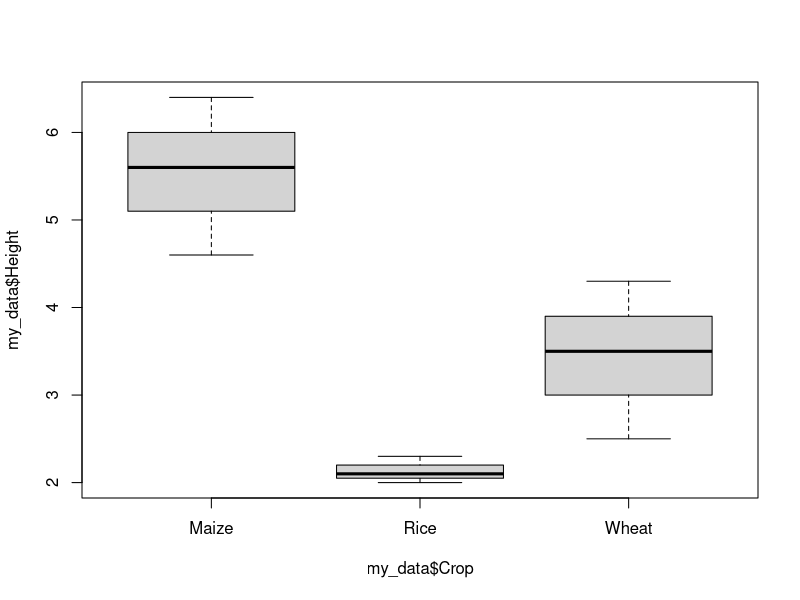
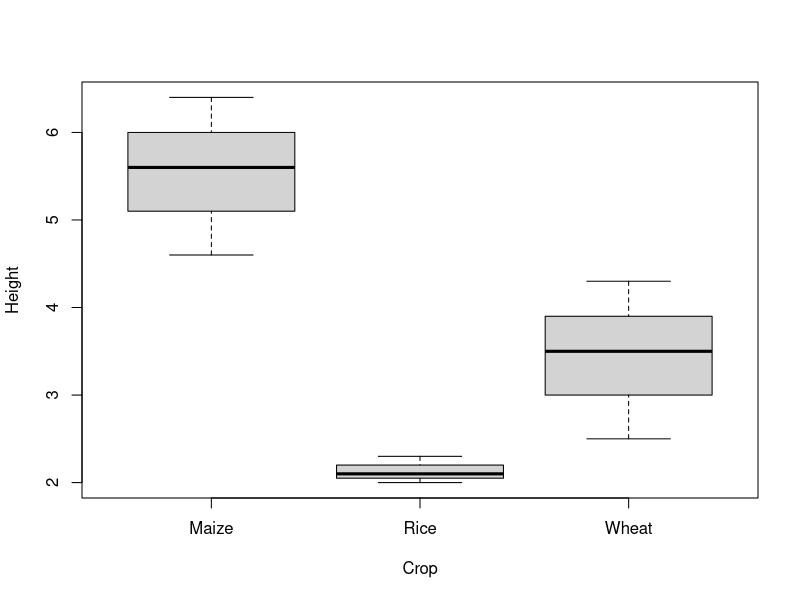
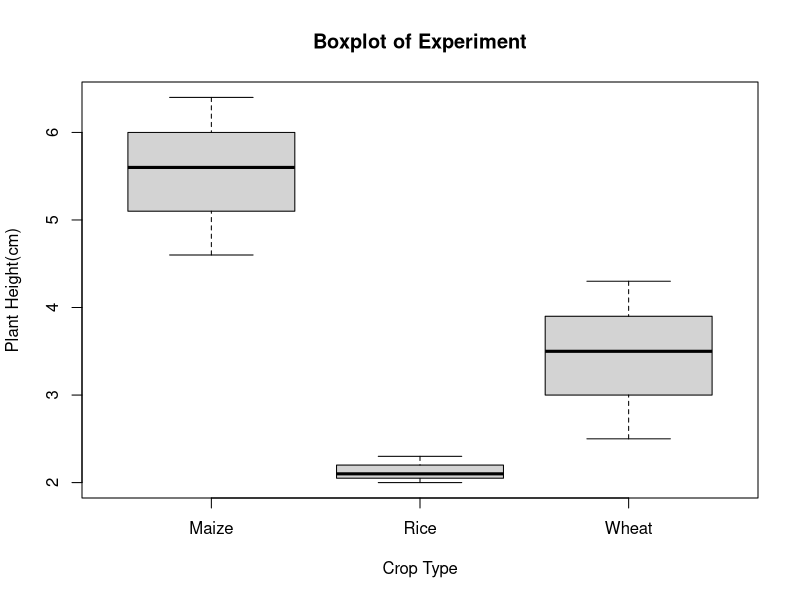
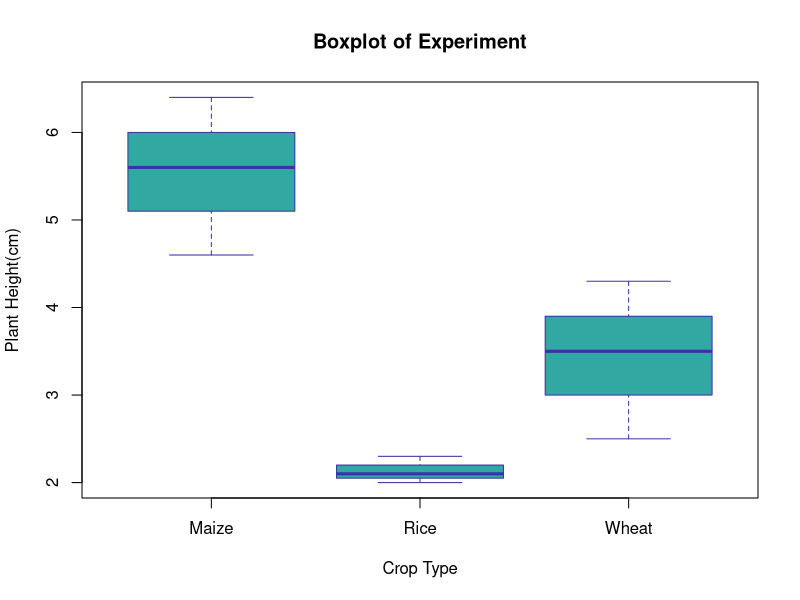
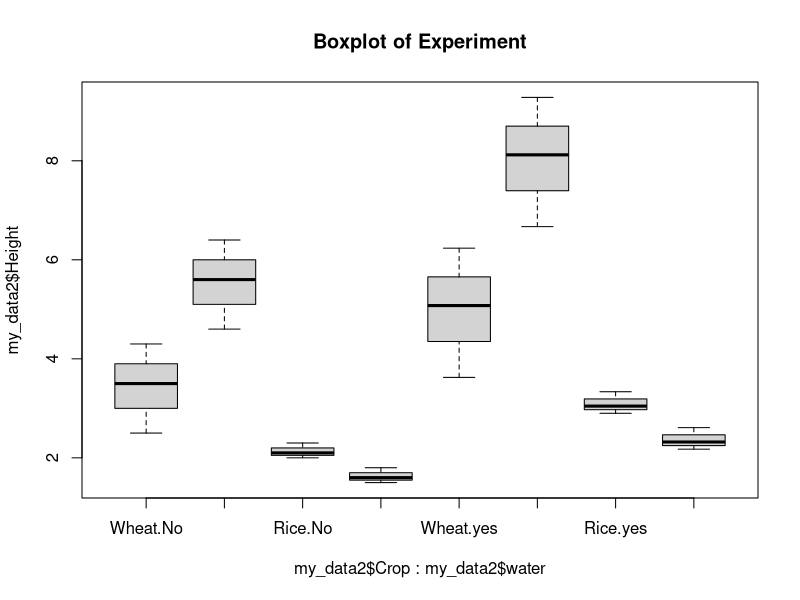

Generate these figures, in order, with R:
library(readxl)
my_data <- read_excel("data.xlsx", sheet = "data", 
                      col_types = c("text", "numeric", "numeric"))
View(my_data)

boxplot(my_data$Height~my_data$Crop)

# labeling
boxplot(Height~Crop, data = my_data)

boxplot(Height~Crop, data = my_data, main='Boxplot of Experiment',
        xlab = "Crop Type", ylab = "Plant Height(cm)")

# coloring
boxplot(Height~Crop, data = my_data, main='Boxplot of Experiment',
        xlab = "Crop Type", ylab = "Plant Height(cm)", col="#32a8a2",
        border = "#3a32a8")

# grouping of treatment
library(readxl)
my_data2 <- read_excel("data.xlsx", sheet = "data2", 
                       col_types = c("text", "numeric", "numeric", 
                                     "text"))
View(my_data2)
my_data2$Crop <- factor(my_data2$Crop, levels = c('Wheat','Maize',
                                                  'Rice','Potato'))
boxplot(my_data2$Height ~ my_data2$Crop * my_data2$water,
        main='Boxplot of Experiment')
